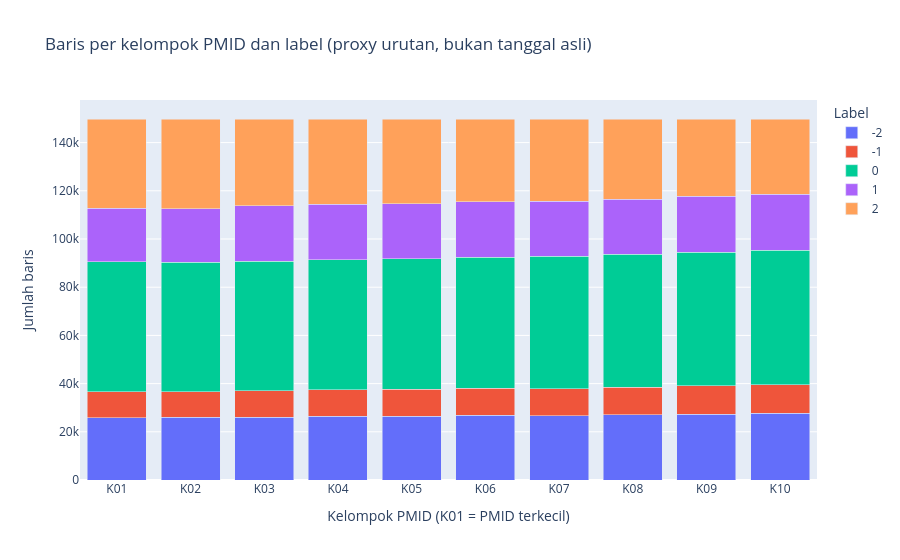

The notebook cell this image was saved under:
### Markdown cell above
## Visualisasi 7: Proxy Temporal Berdasarkan PMID

**Peringatan metodologis:** PMID bukan tanggal. Grafik ini hanya menunjukkan **urutan relatif** artikel (10 kelompok kuantil nilai PMID, Kelompok 1 = PMID terkecil/cenderung paling lama), bukan garis waktu kalender. Tabel konversi PMID ke tanggal tidak tersedia pada dataset ini.

### Code cell
NAMA_KELOMPOK = [f'K{i:02d}' for i in range(1, 11)]

pmid_binned = (
    lf.select(pl.col('claim_pmid').cast(pl.Int64).alias('pmid'), pl.col('synthetic_label').cast(pl.Int8).cast(pl.Utf8).alias('label'))
    .collect(engine='streaming')
    .with_columns(pl.col('pmid').qcut(10, labels=NAMA_KELOMPOK).alias('kelompok_pmid'))
)

pmid_label = (
    pmid_binned.group_by(['kelompok_pmid', 'label']).agg(pl.len().alias('jumlah_baris'))
    .sort(['kelompok_pmid', 'label'])
)
pmid_rentang = pmid_binned.group_by('kelompok_pmid').agg(
    pl.col('pmid').min().alias('pmid_min'), pl.col('pmid').max().alias('pmid_max'), pl.len().alias('jumlah_baris')
).sort('pmid_min')

fig7 = px.bar(
    pmid_label.with_columns(pl.col('kelompok_pmid').cast(pl.Utf8)),
    x='kelompok_pmid', y='jumlah_baris', color='label', barmode='stack',
    category_orders={'label': ['-2', '-1', '0', '1', '2'], 'kelompok_pmid': NAMA_KELOMPOK},
    title='Baris per kelompok PMID dan label (proxy urutan, bukan tanggal asli)',
    labels={'kelompok_pmid': 'Kelompok PMID (K01 = PMID terkecil)', 'jumlah_baris': 'Jumlah baris', 'label': 'Label'},
)
fig7.show()
pmid_rentang

### Figure 1 — Plotly figure (JSON) as saved in the notebook; plotly's stock layout.template omitted (floating-point values rounded to 4 significant figures)
{"data": [{"hovertemplate": "Label=-2<br>Kelompok PMID (K01 = PMID terkecil)=%{x}<br>Jumlah baris=%{y}<extra></extra>", "legendgroup": "-2", "marker": {"color": "#636efa", "pattern": {"shape": ""}}, "name": "-2", "orientation": "v", "showlegend": true, "textposition": "auto", "type": "bar", "x": ["K01", "K02", "K03", "K04", "K05", "K06", "K07", "K08", "K09", "K10"], "xaxis": "x", "y": [25920, 25952, 26119, 26427, 26532, 26825, 26729, 27075, 27374, 27713], "yaxis": "y"}, {"hovertemplate": "Label=-1<br>Kelompok PMID (K01 = PMID terkecil)=%{x}<br>Jumlah baris=%{y}<extra></extra>", "legendgroup": "-1", "marker": {"color": "#EF553B", "pattern": {"shape": ""}}, "name": "-1", "orientation": "v", "showlegend": true, "textposition": "auto", "type": "bar", "x": ["K01", "K02", "K03", "K04", "K05", "K06", "K07", "K08", "K09", "K10"], "xaxis": "x", "y": [10691, 10595, 11006, 11082, 11132, 11333, 11109, 11338, 11759, 11772], "yaxis": "y"}, {"hovertemplate": "Label=0<br>Kelompok PMID (K01 = PMID terkecil)=%{x}<br>Jumlah baris=%{y}<extra></extra>", "legendgroup": "0", "marker": {"color": "#00cc96", "pattern": {"shape": ""}}, "name": "0", "orientation": "v", "showlegend": true, "textposition": "auto", "type": "bar", "x": ["K01", "K02", "K03", "K04", "K05", "K06", "K07", "K08", "K09", "K10"], "xaxis": "x", "y": [53888, 53889, 53632, 53902, 54192, 54341, 54981, 55333, 55475, 55955], "yaxis": "y"}, {"hovertemplate": "Label=1<br>Kelompok PMID (K01 = PMID terkecil)=%{x}<br>Jumlah baris=%{y}<extra></extra>", "legendgroup": "1", "marker": {"color": "#ab63fa", "pattern": {"shape": ""}}, "name": "1", "orientation": "v", "showlegend": true, "textposition": "auto", "type": "bar", "x": ["K01", "K02", "K03", "K04", "K05", "K06", "K07", "K08", "K09", "K10"], "xaxis": "x", "y": [22291, 22165, 23064, 22998, 22829, 22947, 22780, 22786, 23041, 23142], "yaxis": "y"}, {"hovertemplate": "Label=2<br>Kelompok PMID (K01 = PMID terkecil)=%{x}<br>Jumlah baris=%{y}<extra></extra>", "legendgroup": "2", "marker": {"color": "#FFA15A", "pattern": {"shape": ""}}, "name": "2", "orientation": "v", "showlegend": true, "textposition": "auto", "type": "bar", "x": ["K01", "K02", "K03", "K04", "K05", "K06", "K07", "K08", "K09", "K10"], "xaxis": "x", "y": [37009, 37194, 35976, 35383, 35109, 34349, 34195, 33263, 32146, 31214], "yaxis": "y"}], "layout": {"barmode": "stack", "legend": {"title": {"text": "Label"}, "tracegroupgap": 0}, "title": {"text": "Baris per kelompok PMID dan label (proxy urutan, bukan tanggal asli)"}, "xaxis": {"anchor": "y", "categoryarray": ["K01", "K02", "K03", "K04", "K05", "K06", "K07", "K08", "K09", "K10"], "categoryorder": "array", "domain": [0.0, 1.0], "title": {"text": "Kelompok PMID (K01 = PMID terkecil)"}}, "yaxis": {"anchor": "x", "domain": [0.0, 1.0], "title": {"text": "Jumlah baris"}}}}
